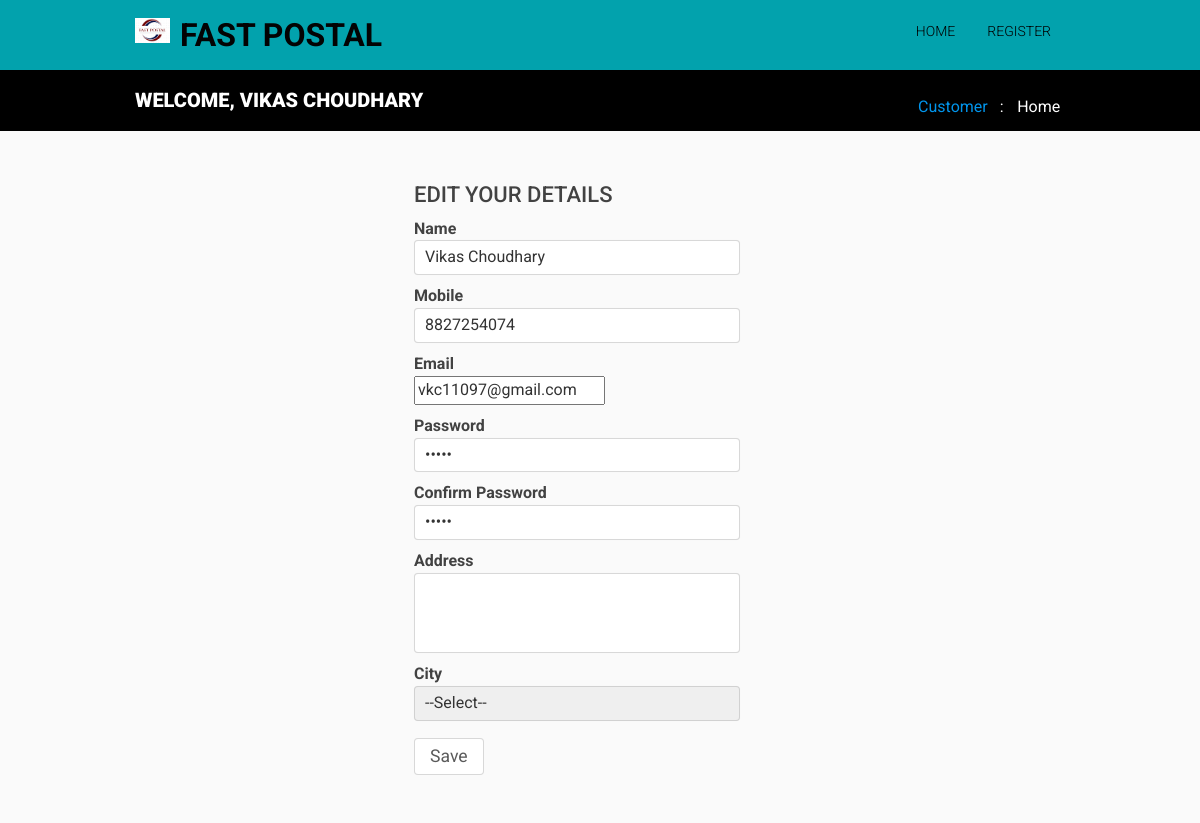
Page /customer/editprof.php (signed in) on the committed database.
### tables this page shows
CREATE TABLE `userinfo` (
  `username` varchar(200) NOT NULL,
  `password` varchar(200) NOT NULL,
  `pname` varchar(100) NOT NULL,
  `phno` varchar(15) NOT NULL,
  `eml` varchar(100) NOT NULL,
  `address` varchar(200) NOT NULL,
  `city` varchar(100) NOT NULL
);

### customer/editprof.php (the view, shortened to what this page needs)
<?php
require '../dbconfig/config.php';
?>
<!DOCTYPE html>
<html>
<head>
<link href="../css/bootstrap.css" rel='stylesheet' type='text/css' />
<link href="../css/style.css" rel='stylesheet' type='text/css' />
    </head>
<body>
<div class="header  about-head "  >
        <div class="container">
                <div class="logo">
                    <img src="../images/1.png" alt="Logo"  /> <a href="../index.php"><span></span>Fast Postal</a>
                </div>
<div class="top-nav">
    <ul>
        <li ><a href="index.php">Home</a></li>
        <li ><a href="../register.php">Register</a></li>
            </ul>
</div>
<div class="clearfix"> </div>
        </div>
    </div>
<div class="about">
    <div class="breadcrumbs">
        <div class="container">
            <div class="breadcrumbs-left">
                <h1>Welcome, <?php
                            $un=$_SESSION['username'];
                            $query="select * from userinfo where username='$un'";
                            $query_run=mysqli_query($con,$query);
                            $row = mysqli_fetch_array($query_run);
                            echo $row['pname'];
                            ?></h1>
            </div>
            <div class="breadcrumbs-right">
                <ul>
                    <li><a href="index.php">Customer</a> <label>:</label></li>
                    <li>Home</li>
                </ul>
            </div>
            <div class="clearfix"> </div>
        </div>
    </div>
<div class="about-top-grids">
    <div class="container">
        <div class="contact-grids">
            <div class="contact-right">
                <h2>Edit Your Details</h2>
                <form name="register" id="register" method="post" action="editprof.php">
                            <div>
                            <span>Name</span>
                            <input type="text" name="pname" maxlength="30" value=<?php
                            $un=$_SESSION['username'];
                            $query="select * from userinfo where username='$un'";
                            $query_run=mysqli_query($con,$query);
                            $row = mysqli_fetch_array($query_run);
                            echo '"'.$row['pname'].'"';
                            ?> class="required" />
                            </div>
                            <div>
                            <span>Mobile</span>
                            <input type="text" name="phone" maxlength="10" minlength="10" value=<?php
                            $un=$_SESSION['username'];
                            $query="select * from userinfo where username='$un'";
                            $query_run=mysqli_query($con,$query);
                            $row = mysqli_fetch_array($query_run);
                            echo '"'.$row['phno'].'"';
                            ?> class="required digits" />
                            </div>
                            <div>
                          <span>Email</span>
                            <input type="email" name="eml" maxlength="50" value=<?php
                            $un=$_SESSION['username'];
                            $query="select * from userinfo where username='$un'";
                            $query_run=mysqli_query($con,$query);
                            $row = mysqli_fetch_array($query_run);
                            echo '"'.$row['eml'].'"';
                            ?> class="required" />
                                            </div>
                                            <div>
                                                <span>Password</span>
                                                <input type="password" name="password" maxlength="40" value=<?php
                            $un=$_SESSION['username'];
                            $query="select * from userinfo where username='$un'";
                            $query_run=mysqli_query($con,$query);
                            $row = mysqli_fetch_array($query_run);
                            echo '"'.preg_replace('/^shiv/', '',$row['password']).'"';
                            ?> class="required" />
                                            </div>
                                            <div>
                                                <span>Confirm Password</span>
                                                <input type="password" name="cpassword" maxlength="40" value=<?php
                            $un=$_SESSION['username'];
                            $query="select * from userinfo where username='$un'";
                            $query_run=mysqli_query($con,$query);
                            $row = mysqli_fetch_array($query_run);
                            echo '"'.preg_replace('/^shiv/', '',$row['password']).'"';
                            ?> class="required" />
                                            </div>
                                            <div>
                                                <span>Address</span>
                                                <textarea name="addr" maxlength="100" cols="5" placeholder=<?php
                            $un=$_SESSION['username'];
                            $query="select * from userinfo where username='$un'";
                            $query_run=mysqli_query($con,$query);
                            $row = mysqli_fetch_array($query_run);
                            echo '"'.$row['address'].'"';
                            ?>></textarea>
                                            </div>
                                            <div>
                                                <span>City</span>
                                                <select name="city" id="city" class="input_long required" >
                                                    <option value="">--Select--</option>
                                                     </select>
                                            </div>
                                            <input type="submit" Value="Save" name="save_submit" />
                                                             </form>
						</div>
            </div>
        </div>
    </div>
</div>
	</body>
</html>

### css/style.css (style rules this page uses)
* { outline: none }
html, body { font-family: 'Roboto', sans-serif; font-size: 100%; background: rgb(0, 0, 0); }
body a { transition:0.5s all; -webkit-transition:0.5s all; -moz-transition:0.5s all; -o-transition:0.5s all; -ms-transition:0.5s all; }
body input[type="text"],body input[type="submit"],body textarea { -webkit-appearance:none; }
.container { width:70%; }
.header { background-color: #02a2ad; background-size: cover; min-height: 700px; position:relative; }
.logo { float:left; margin-top:0.8em; }
.logo img { float:left; margin:5px 10px 0 0px; width: 35px; }
.logo a { font-weight:700; text-transform:uppercase; color:rgb(3, 3, 3); font-size:2em; text-decoration:none; }
.top-nav { float:right; }
.top-nav ul { margin:0; padding:0; }
.top-nav ul li { list-style:none; display:inline-block; }
.top-nav ul li a { color:rgb(0, 0, 0); font-weight:300; font-size: 14px; text-transform:uppercase; padding:1.5em 1em; display:block; text-decoration:none; }
.breadcrumbs-left { float:left; }
.breadcrumbs-left h1 { font-weight: 900; text-transform: uppercase; color: #ffffff; margin: 19px 0; font-size: 20px; }
.breadcrumbs-right { float: right; margin-top: 1.1em; }
.breadcrumbs-right ul li { display:inline-block; list-style:none; color:rgb(255, 255, 255); padding:0.5em 0.3em; }
.breadcrumbs-right ul li label { font-weight:normal; padding-left:0.5em; }
.breadcrumbs-right ul li a { color:#0095ec; text-decoration:none; }
.breadcrumbs-right ul { margin:0; padding:0; }
.about-head { min-height:70px; }
.about-top-grids { background:#fafafa; padding:2em 0 3em; }
.contact-right { width:70%; float:right; }
.contact-right h2 { font-size:22px; color:#424242; text-transform:uppercase; }
.contact-right form span { display: block; margin: 10px 0 0; font-family: 'Roboto', sans-serif; color: #424242; font-weight: bold; }
.contact-right form input[type="text"],.contact-right form input[type="password"],.contact-right form select,.contact-right form textarea { font-family: 'Roboto', sans-serif; border: 1px solid rgba(192, 192, 192, 0.61); outline: none; padding: 5px 10px; color: #333333; overflow: hidden; width: 50%; display: block; border-radius: 4px; -webkit-border-radius: 4px; -moz-border-radius: 4px; -o-border-radius: 4px; transition: border-color 0.3s; -o-transition: border-color 0.3s; -ms-transition: border-color 0.3s; -moz-transition: border-color 0.3s; -webkit-transition: border-color 0.3s; -webkit-appearance: none; box-shadow: 0px 0px 1px rgba(0, 0, 0, 0.05); -webkit-box-shadow: 0px 0px 1px rgba(0, 0, 0, 0.05); -moz-box-shadow: 0px 0px 1px rgba(0, 0, 0, 0.05); -o-box-shadow: 0px 0px 1px rgba(0, 0, 0, 0.05); }
.contact-right form textarea { min-height:80px;; resize:none; width:50%; }
.contact-right input[type="submit"] { font-family: 'Roboto', sans-serif; color: #5a5a5a; padding: 5px 15px; background: #fff; text-decoration: none; text-shadow: none; border: 1px solid rgba(192, 192, 192, 0.61); display: block; -webkit-transition: all 0.3s ease-out; -moz-transition: all 0.3s ease-out; -ms-transition: all 0.3s ease-out; -o-transition: all 0.3s ease-out; transition: all 0.3s ease-out; border-radius: 4px; -webkit-border-radius: 4px; -moz-border-radius: 4px; -o-border-radius: 4px; cursor: pointer; font-size: 1.1em; outline: none; margin-top:1em; }
@media (max-width:1366px) { .container { width:80%; } }
@media (max-width:1280px) { .container { width:80%; } }

### rows in the picture
userinfo: pname "VIKAS CHOUDHARY", pname "Vikas Choudhary", phone "8827254074", eml "vkc11097@gmail.com"
